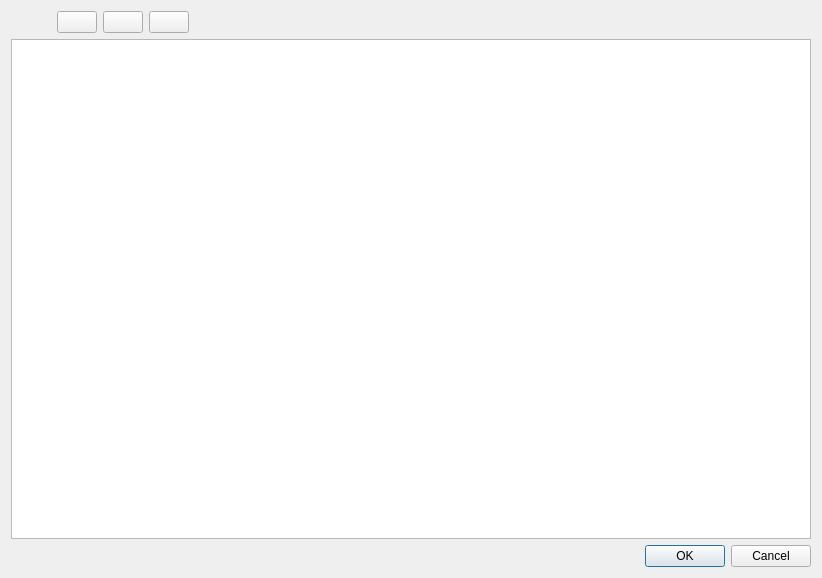
<?xml version="1.0" encoding="UTF-8"?>
<ui version="4.0">
 <class>MaskDialog</class>
 <widget class="QDialog" name="MaskDialog">
  <property name="geometry">
   <rect>
    <x>0</x>
    <y>0</y>
    <width>822</width>
    <height>578</height>
   </rect>
  </property>
  <property name="windowTitle">
   <string>MaskDialog</string>
  </property>
  <layout class="QGridLayout" name="gridLayout">
   <item row="3" column="1">
    <widget class="QDialogButtonBox" name="buttonBox">
     <property name="sizePolicy">
      <sizepolicy hsizetype="Maximum" vsizetype="Fixed">
       <horstretch>0</horstretch>
       <verstretch>0</verstretch>
      </sizepolicy>
     </property>
     <property name="standardButtons">
      <set>QDialogButtonBox::Cancel|QDialogButtonBox::Ok</set>
     </property>
    </widget>
   </item>
   <item row="3" column="0">
    <widget class="QLabel" name="infoLabel">
     <property name="sizePolicy">
      <sizepolicy hsizetype="Expanding" vsizetype="Preferred">
       <horstretch>0</horstretch>
       <verstretch>0</verstretch>
      </sizepolicy>
     </property>
     <property name="text">
      <string/>
     </property>
    </widget>
   </item>
   <item row="1" column="0" colspan="2">
    <widget class="MaskView" name="graphicsView">
     <property name="toolTip">
      <string>Save mask</string>
     </property>
     <property name="backgroundBrush">
      <brush brushstyle="SolidPattern">
       <color alpha="255">
        <red>0</red>
        <green>0</green>
        <blue>0</blue>
       </color>
      </brush>
     </property>
    </widget>
   </item>
   <item row="0" column="0" colspan="2">
    <layout class="QHBoxLayout" name="actionLayout">
     <item>
      <widget class="QPushButton" name="editButton">
       <property name="toolTip">
        <string>Edit</string>
       </property>
       <property name="text">
        <string/>
       </property>
       <property name="icon">
        <iconset resource="../Resources/resources.qrc">
         <normaloff>:/icons_64/pencil.png</normaloff>:/icons_64/pencil.png</iconset>
       </property>
       <property name="iconSize">
        <size>
         <width>32</width>
         <height>32</height>
        </size>
       </property>
       <property name="checkable">
        <bool>true</bool>
       </property>
       <property name="flat">
        <bool>true</bool>
       </property>
      </widget>
     </item>
     <item>
      <widget class="QPushButton" name="addButton">
       <property name="toolTip">
        <string>Add</string>
       </property>
       <property name="text">
        <string/>
       </property>
       <property name="icon">
        <iconset resource="../Resources/resources.qrc">
         <normaloff>:/icons_64/add.png</normaloff>:/icons_64/add.png</iconset>
       </property>
       <property name="iconSize">
        <size>
         <width>24</width>
         <height>24</height>
        </size>
       </property>
      </widget>
     </item>
     <item>
      <widget class="QPushButton" name="removeButton">
       <property name="toolTip">
        <string>Remove</string>
       </property>
       <property name="text">
        <string/>
       </property>
       <property name="icon">
        <iconset resource="../Resources/resources.qrc">
         <normaloff>:/icons_64/remove.png</normaloff>:/icons_64/remove.png</iconset>
       </property>
       <property name="iconSize">
        <size>
         <width>24</width>
         <height>24</height>
        </size>
       </property>
      </widget>
     </item>
     <item>
      <widget class="QPushButton" name="clearButton">
       <property name="toolTip">
        <string>Clear All</string>
       </property>
       <property name="text">
        <string/>
       </property>
       <property name="icon">
        <iconset resource="../Resources/resources.qrc">
         <normaloff>:/icons_64/clear.png</normaloff>:/icons_64/clear.png</iconset>
       </property>
       <property name="iconSize">
        <size>
         <width>24</width>
         <height>24</height>
        </size>
       </property>
      </widget>
     </item>
     <item>
      <spacer name="horizontalSpacer">
       <property name="orientation">
        <enum>Qt::Horizontal</enum>
       </property>
       <property name="sizeHint" stdset="0">
        <size>
         <width>40</width>
         <height>20</height>
        </size>
       </property>
      </spacer>
     </item>
    </layout>
   </item>
  </layout>
 </widget>
 <layoutdefault spacing="6" margin="11"/>
 <customwidgets>
  <customwidget>
   <class>MaskView</class>
   <extends>QGraphicsView</extends>
   <header>MaskView.h</header>
  </customwidget>
 </customwidgets>
 <tabstops>
  <tabstop>editButton</tabstop>
  <tabstop>addButton</tabstop>
  <tabstop>removeButton</tabstop>
  <tabstop>clearButton</tabstop>
  <tabstop>graphicsView</tabstop>
 </tabstops>
 <resources>
  <include location="../Resources/resources.qrc"/>
 </resources>
 <connections>
  <connection>
   <sender>editButton</sender>
   <signal>clicked()</signal>
   <receiver>MaskDialog</receiver>
   <slot>onEditClicked()</slot>
   <hints>
    <hint type="sourcelabel">
     <x>31</x>
     <y>29</y>
    </hint>
    <hint type="destinationlabel">
     <x>410</x>
     <y>288</y>
    </hint>
   </hints>
  </connection>
  <connection>
   <sender>addButton</sender>
   <signal>clicked()</signal>
   <receiver>MaskDialog</receiver>
   <slot>onAddClicked()</slot>
   <hints>
    <hint type="sourcelabel">
     <x>77</x>
     <y>29</y>
    </hint>
    <hint type="destinationlabel">
     <x>410</x>
     <y>288</y>
    </hint>
   </hints>
  </connection>
  <connection>
   <sender>clearButton</sender>
   <signal>clicked()</signal>
   <receiver>MaskDialog</receiver>
   <slot>onClearClicked()</slot>
   <hints>
    <hint type="sourcelabel">
     <x>161</x>
     <y>29</y>
    </hint>
    <hint type="destinationlabel">
     <x>410</x>
     <y>288</y>
    </hint>
   </hints>
  </connection>
  <connection>
   <sender>removeButton</sender>
   <signal>clicked()</signal>
   <receiver>MaskDialog</receiver>
   <slot>onRemoveClicked()</slot>
   <hints>
    <hint type="sourcelabel">
     <x>119</x>
     <y>29</y>
    </hint>
    <hint type="destinationlabel">
     <x>410</x>
     <y>288</y>
    </hint>
   </hints>
  </connection>
  <connection>
   <sender>buttonBox</sender>
   <signal>accepted()</signal>
   <receiver>MaskDialog</receiver>
   <slot>accept()</slot>
   <hints>
    <hint type="sourcelabel">
     <x>734</x>
     <y>557</y>
    </hint>
    <hint type="destinationlabel">
     <x>410</x>
     <y>288</y>
    </hint>
   </hints>
  </connection>
  <connection>
   <sender>buttonBox</sender>
   <signal>rejected()</signal>
   <receiver>MaskDialog</receiver>
   <slot>reject()</slot>
   <hints>
    <hint type="sourcelabel">
     <x>734</x>
     <y>557</y>
    </hint>
    <hint type="destinationlabel">
     <x>410</x>
     <y>288</y>
    </hint>
   </hints>
  </connection>
 </connections>
 <slots>
  <slot>onEditClicked()</slot>
  <slot>onAddClicked()</slot>
  <slot>onRemoveClicked()</slot>
  <slot>onClearClicked()</slot>
 </slots>
</ui>
